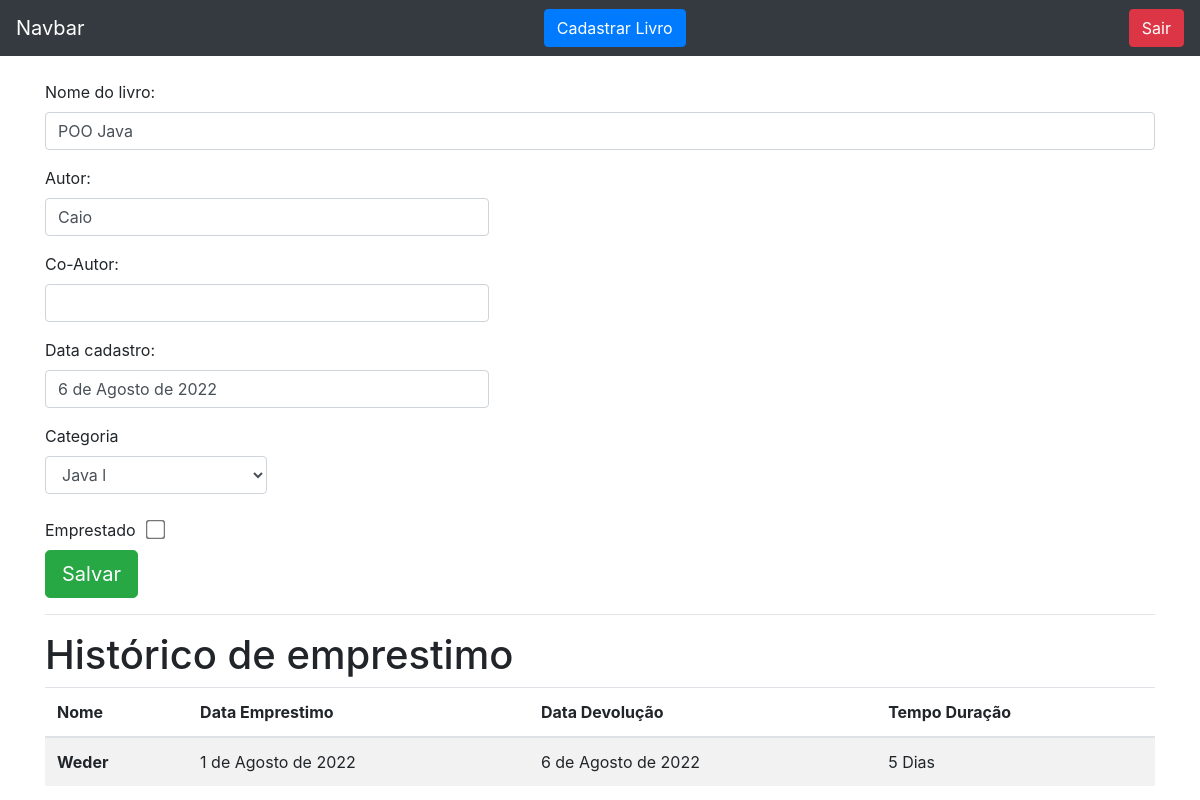
The page /livro/ver_livros/5 (signed in) on the database its author committed.
### livro/models.py (models this page shows, shortened)
class Livros(models.Model):
    nome = models.CharField(max_length = 100)
    autor = models.CharField(max_length = 30)
    co_autor = models.CharField(max_length = 30, blank = True)
    data_cadastro = models.DateField(default = date.today)
    emprestado = models.BooleanField(default = False)
    categoria = models.ForeignKey(Categoria, on_delete=models.DO_NOTHING)
    usuario =  models.ForeignKey(Usuario, on_delete=models.DO_NOTHING)
    class Meta:
        verbose_name = 'Livro'

class Emprestimos(models.Model):
    nome_emprestado = models.ForeignKey(Usuario, on_delete=models.DO_NOTHING, blank = True, null = True)
    nome_emprestado_anonimo = models.CharField(max_length = 30, blank = True, null = True)
    data_emprestimo = models.DateField(blank = True, null = True)
    data_devolucao = models.DateField(blank = True, null = True)
    livro = models.ForeignKey(Livros, on_delete=models.DO_NOTHING)

### usuarios/models.py (models this page shows)
class Usuario(models.Model):
    nome = models.CharField(max_length=30)
    email = models.EmailField()
    senha = models.CharField(max_length=64)
    def __str__(self) -> str:
        return self.nome

### livro/views.py (the view)
def ver_livros(request, id):
    if request.session.get('usuario'):
        livros = Livros.objects.get(id=id)
        if request.session.get('usuario') == livros.usuario.id:
            usuario = Usuario.objects.get(id = request.session['usuario'])
            categoria_livro = Categoria.objects.filter(usuario = request.session.get('usuario'))
            emprestimos = Emprestimos.objects.filter(livro = livros)
            form = CadastroLivro()
            form.fields['usuario'].initial = request.session['usuario']
            form.fields['categoria'].queryset = Categoria.objects.filter(usuario = usuario)
            return render(request, 'ver_livro.html', {'livro': livros, 'categoria_livro': categoria_livro, 'emprestimos': emprestimos,
            'usuario_logado': request.session.get('usuario'), 'form': form})
        else:
            return
    return redirect('/auth/login/?status=2')

### livro/forms.py
class CadastroLivro(forms.ModelForm):
    class Meta:
        model = Livros
        fields = "__all__"
    def __init__(self, *args, **kwargs):
        super().__init__(*args, **kwargs)
        self.fields['usuario'].widget = forms.HiddenInput()

### livro/models.py (called while the page is built)
    def __str__(self) -> str:
            return self.nome

### livro/templatetags/filtros.py (called while the page is built)
@register.filter
def mostra_duracao(value1, value2):
    return (value1 - value2).days

### livro/templates/ver_livro.html (shortened to what this page needs)
{% extends 'base.html' %}
{% load filtros %}
{% block 'conteudo' %}
<div class="container">
    <br>
    <form action="#" method="POST">
        <p>
            <label> Nome do livro:</label>
            <input class="form-control" type="text" value="{{livro.nome}}">
        </p>
        <p>
            <label> Autor:</label>
            <input style="width:40%;" class="form-control" type="text" value="{{livro.autor}}">
        </p>
        <p>
            <label> Co-Autor:</label>
            <input style="width:40%;" class="form-control" type="text" value="{{livro.co_autor}}">
        </p>
        <p>
            <label> Data cadastro:</label>
            <input style="width:40%;" class="form-control" type="text" value="{{livro.data_cadastro}}">
        </p>
        <label>Categoria</label>
        <select style="width:20%;" class="form-control" name="categoria">
            {% for i in categoria_livro %}
                {% if livro.categoria == i %}
                    <option selected>{{i}}</option>
                    {% else %}
                    <option>{{i}}</option>
                {% endif %}
            {% endfor %}
        </select>
        <br>
        <label>Emprestado &nbsp;</label>
        {% if livro.emprestado %}
            <input style="transform:scale(1.5);" checked type="checkbox" name="emprestado">
        {% else %}
            <input style="transform:scale(1.5);" type="checkbox" name="emprestado">
        {% endif %}
        <br>
        <input type="submit" class="btn btn-success btn-lg" value="Salvar">
    </form>
    <hr>
    <h1>Histórico de emprestimo</h1>
    <table class="table table-striped table-striped">
        <thead>
          <tr>
            <th scope="col">Nome</th>
            <th scope="col">Data Emprestimo</th>
            <th scope="col">Data Devolução</th>
            <th scope="col">Tempo Duração</th>
          </tr>
        </thead>
        <tbody>
            {% for i in emprestimos %}
                <tr>
                    {% if i.nome_emprestado_anonimo == None %}
                        <th scope="row">{{i.nome_emprestado}}</th>
                    {% else %}
                        <th scope="row">{{i.nome_emprestado_anonimo}}</th>
                    {% endif %}
                    <td>{{i.data_emprestimo}}</td>
                    <td>{{i.data_devolucao}}</td>
                    <td>{{ i.data_devolucao|mostra_duracao:i.data_emprestimo}} Dias</td>
                </tr>
            {% endfor %}
        </tbody>
      </table>
</div>
{% endblock %}

### rows shown on the page
Livros: nome "POO Java", autor "Caio", data_cadastro "6 de Agosto de 2022"
Emprestimos: nome_emprestado "Weder", data_emprestimo "1 de Agosto de 2022", data_devolucao "6 de Agosto de 2022", data_devolucao|mostra_duracao "5"

### other values the page prints
form field categoria "Java l"
